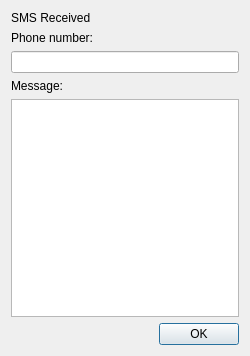
<ui version="4.0" >
 <class>SMSReceivedDialog</class>
 <widget class="QDialog" name="SMSReceivedDialog" >
  <property name="geometry" >
   <rect>
    <x>0</x>
    <y>0</y>
    <width>250</width>
    <height>356</height>
   </rect>
  </property>
  <property name="windowTitle" >
   <string>Dialog</string>
  </property>
  <layout class="QVBoxLayout" name="verticalLayout" >
   <item>
    <widget class="QLabel" name="label" >
     <property name="text" >
      <string>SMS Received</string>
     </property>
    </widget>
   </item>
   <item>
    <widget class="QLabel" name="phoneNumberLabel" >
     <property name="text" >
      <string>Phone number:</string>
     </property>
    </widget>
   </item>
   <item>
    <widget class="QLineEdit" name="phoneNumberEdit" />
   </item>
   <item>
    <widget class="QLabel" name="messageLabel" >
     <property name="text" >
      <string>Message:</string>
     </property>
    </widget>
   </item>
   <item>
    <widget class="QTextBrowser" name="messageBrowser" />
   </item>
   <item>
    <widget class="QDialogButtonBox" name="buttonBox" >
     <property name="orientation" >
      <enum>Qt::Horizontal</enum>
     </property>
     <property name="standardButtons" >
      <set>QDialogButtonBox::Ok</set>
     </property>
    </widget>
   </item>
  </layout>
 </widget>
 <resources/>
 <connections>
  <connection>
   <sender>buttonBox</sender>
   <signal>accepted()</signal>
   <receiver>SMSReceivedDialog</receiver>
   <slot>accept()</slot>
   <hints>
    <hint type="sourcelabel" >
     <x>248</x>
     <y>254</y>
    </hint>
    <hint type="destinationlabel" >
     <x>157</x>
     <y>274</y>
    </hint>
   </hints>
  </connection>
 </connections>
</ui>
